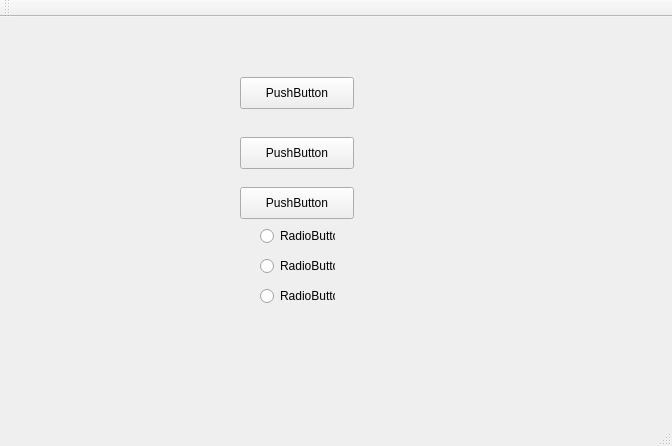
<?xml version="1.0" encoding="UTF-8"?>
<ui version="4.0">
 <class>MainWindow</class>
 <widget class="QMainWindow" name="MainWindow">
  <property name="geometry">
   <rect>
    <x>0</x>
    <y>0</y>
    <width>672</width>
    <height>446</height>
   </rect>
  </property>
  <property name="windowTitle">
   <string>MainWindow</string>
  </property>
  <widget class="QWidget" name="centralWidget">
   <widget class="QPushButton" name="pushButton">
    <property name="geometry">
     <rect>
      <x>240</x>
      <y>60</y>
      <width>114</width>
      <height>32</height>
     </rect>
    </property>
    <property name="text">
     <string>PushButton</string>
    </property>
   </widget>
   <widget class="QPushButton" name="pushButton_2">
    <property name="geometry">
     <rect>
      <x>240</x>
      <y>120</y>
      <width>114</width>
      <height>32</height>
     </rect>
    </property>
    <property name="text">
     <string>PushButton</string>
    </property>
   </widget>
   <widget class="QPushButton" name="pushButton_3">
    <property name="geometry">
     <rect>
      <x>240</x>
      <y>170</y>
      <width>114</width>
      <height>32</height>
     </rect>
    </property>
    <property name="text">
     <string>PushButton</string>
    </property>
   </widget>
   <widget class="QRadioButton" name="radioButton">
    <property name="geometry">
     <rect>
      <x>260</x>
      <y>210</y>
      <width>75</width>
      <height>18</height>
     </rect>
    </property>
    <property name="text">
     <string>RadioButton</string>
    </property>
   </widget>
   <widget class="QRadioButton" name="radioButton_2">
    <property name="geometry">
     <rect>
      <x>260</x>
      <y>240</y>
      <width>75</width>
      <height>18</height>
     </rect>
    </property>
    <property name="text">
     <string>RadioButton</string>
    </property>
   </widget>
   <widget class="QRadioButton" name="radioButton_3">
    <property name="geometry">
     <rect>
      <x>260</x>
      <y>270</y>
      <width>75</width>
      <height>18</height>
     </rect>
    </property>
    <property name="text">
     <string>RadioButton</string>
    </property>
   </widget>
  </widget>
  <widget class="QMenuBar" name="menuBar">
   <property name="geometry">
    <rect>
     <x>0</x>
     <y>0</y>
     <width>672</width>
     <height>17</height>
    </rect>
   </property>
  </widget>
  <widget class="QToolBar" name="mainToolBar">
   <attribute name="toolBarArea">
    <enum>TopToolBarArea</enum>
   </attribute>
   <attribute name="toolBarBreak">
    <bool>false</bool>
   </attribute>
  </widget>
  <widget class="QStatusBar" name="statusBar"/>
 </widget>
 <layoutdefault spacing="6" margin="11"/>
 <resources/>
 <connections/>
</ui>
